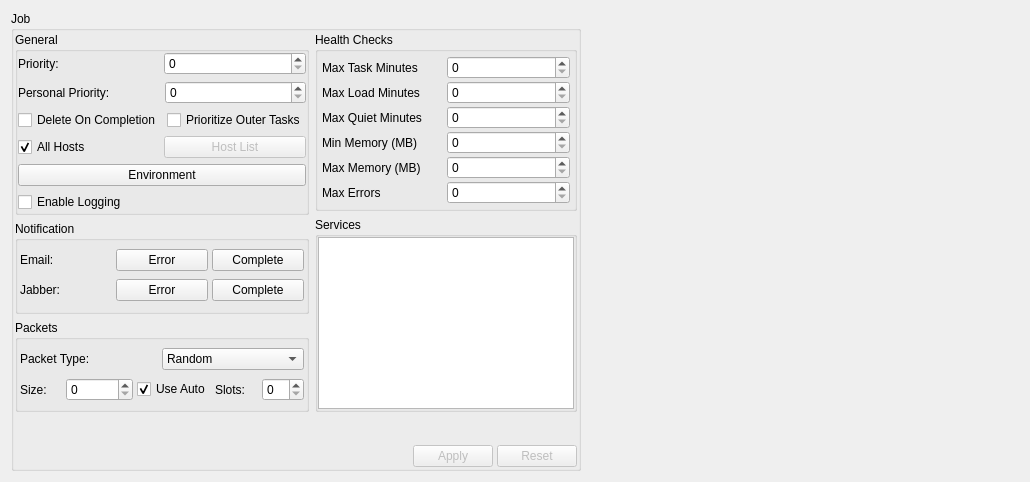
<?xml version="1.0" encoding="UTF-8"?>
<ui version="4.0">
 <class>JobSettingsWidgetUI</class>
 <widget class="QWidget" name="JobSettingsWidgetUI">
  <property name="geometry">
   <rect>
    <x>0</x>
    <y>0</y>
    <width>1030</width>
    <height>482</height>
   </rect>
  </property>
  <property name="windowTitle">
   <string>Form</string>
  </property>
  <layout class="QHBoxLayout" name="horizontalLayout_4">
   <item>
    <widget class="QGroupBox" name="mOptionsGroup">
     <property name="sizePolicy">
      <sizepolicy hsizetype="Maximum" vsizetype="Preferred">
       <horstretch>0</horstretch>
       <verstretch>0</verstretch>
      </sizepolicy>
     </property>
     <property name="title">
      <string>Job</string>
     </property>
     <layout class="QVBoxLayout" name="verticalLayout_4">
      <property name="margin">
       <number>1</number>
      </property>
      <item>
       <layout class="QHBoxLayout" name="horizontalLayout_3">
        <item>
         <layout class="QVBoxLayout" name="verticalLayout_3">
          <item>
           <widget class="QGroupBox" name="groupBox_3">
            <property name="title">
             <string>General</string>
            </property>
            <layout class="QVBoxLayout" name="verticalLayout_2">
             <property name="margin">
              <number>0</number>
             </property>
             <item>
              <layout class="QHBoxLayout">
               <property name="spacing">
                <number>4</number>
               </property>
               <property name="margin">
                <number>0</number>
               </property>
               <item>
                <widget class="QLabel" name="textLabel1">
                 <property name="text">
                  <string>Priority:</string>
                 </property>
                </widget>
               </item>
               <item>
                <widget class="FieldSpinBox" name="mPrioritySpin">
                 <property name="maximum">
                  <number>100</number>
                 </property>
                 <property name="field" stdset="0">
                  <string>priority</string>
                 </property>
                </widget>
               </item>
              </layout>
             </item>
             <item>
              <layout class="QHBoxLayout">
               <item>
                <widget class="QLabel" name="mPersonalPriorityLabel">
                 <property name="text">
                  <string>Personal Priority:</string>
                 </property>
                </widget>
               </item>
               <item>
                <widget class="FieldSpinBox" name="mPersonalPrioritySpin">
                 <property name="field" stdset="0">
                  <string>personalpriority</string>
                 </property>
                </widget>
               </item>
              </layout>
             </item>
             <item>
              <layout class="QHBoxLayout" name="horizontalLayout">
               <item>
                <widget class="FieldCheckBox" name="mDeleteOnCompleteCheck">
                 <property name="text">
                  <string>Delete On Completion</string>
                 </property>
                 <property name="field" stdset="0">
                  <string>deleteoncomplete</string>
                 </property>
                </widget>
               </item>
               <item>
                <widget class="FieldCheckBox" name="mPrioritizeOuterTasksCheck">
                 <property name="text">
                  <string>Prioritize Outer Tasks</string>
                 </property>
                 <property name="tristate">
                  <bool>false</bool>
                 </property>
                 <property name="field" stdset="0">
                  <string>prioritizeOuterTasks</string>
                 </property>
                </widget>
               </item>
              </layout>
             </item>
             <item>
              <layout class="QHBoxLayout">
               <property name="spacing">
                <number>4</number>
               </property>
               <property name="margin">
                <number>0</number>
               </property>
               <item>
                <widget class="QCheckBox" name="mAllHostsCheck">
                 <property name="text">
                  <string>All Hosts</string>
                 </property>
                 <property name="checked">
                  <bool>true</bool>
                 </property>
                </widget>
               </item>
               <item>
                <widget class="QPushButton" name="mHostListButton">
                 <property name="enabled">
                  <bool>false</bool>
                 </property>
                 <property name="text">
                  <string>Host List</string>
                 </property>
                </widget>
               </item>
              </layout>
             </item>
             <item>
              <widget class="QPushButton" name="mEnvironmentButton">
               <property name="text">
                <string>Environment</string>
               </property>
               <property name="iconSize">
                <size>
                 <width>16</width>
                 <height>8</height>
                </size>
               </property>
              </widget>
             </item>
             <item>
              <widget class="FieldCheckBox" name="mLoggingEnabledCheck">
               <property name="text">
                <string>Enable Logging</string>
               </property>
              </widget>
             </item>
            </layout>
           </widget>
          </item>
          <item>
           <widget class="QGroupBox" name="groupBox4">
            <property name="sizePolicy">
             <sizepolicy hsizetype="Preferred" vsizetype="Preferred">
              <horstretch>0</horstretch>
              <verstretch>0</verstretch>
             </sizepolicy>
            </property>
            <property name="title">
             <string>Notification</string>
            </property>
            <layout class="QVBoxLayout">
             <property name="spacing">
              <number>2</number>
             </property>
             <property name="margin">
              <number>2</number>
             </property>
             <item>
              <layout class="QHBoxLayout">
               <property name="spacing">
                <number>4</number>
               </property>
               <property name="margin">
                <number>0</number>
               </property>
               <item>
                <widget class="QLabel" name="textLabel2_2">
                 <property name="text">
                  <string>Email:</string>
                 </property>
                </widget>
               </item>
               <item>
                <widget class="QPushButton" name="mEmailErrorListButton">
                 <property name="text">
                  <string>Error</string>
                 </property>
                </widget>
               </item>
               <item>
                <widget class="QPushButton" name="mEmailCompleteListButton">
                 <property name="text">
                  <string>Complete</string>
                 </property>
                </widget>
               </item>
              </layout>
             </item>
             <item>
              <layout class="QHBoxLayout">
               <property name="spacing">
                <number>4</number>
               </property>
               <property name="margin">
                <number>0</number>
               </property>
               <item>
                <widget class="QLabel" name="textLabel2_2_2">
                 <property name="text">
                  <string>Jabber:</string>
                 </property>
                </widget>
               </item>
               <item>
                <widget class="QPushButton" name="mJabberErrorListButton">
                 <property name="text">
                  <string>Error</string>
                 </property>
                </widget>
               </item>
               <item>
                <widget class="QPushButton" name="mJabberCompleteListButton">
                 <property name="text">
                  <string>Complete</string>
                 </property>
                </widget>
               </item>
              </layout>
             </item>
            </layout>
           </widget>
          </item>
          <item>
           <widget class="QGroupBox" name="mPacketGroup">
            <property name="title">
             <string>Packets</string>
            </property>
            <layout class="QVBoxLayout">
             <property name="spacing">
              <number>2</number>
             </property>
             <property name="margin">
              <number>2</number>
             </property>
             <item>
              <layout class="QHBoxLayout">
               <property name="spacing">
                <number>0</number>
               </property>
               <property name="margin">
                <number>0</number>
               </property>
               <item>
                <widget class="QLabel" name="label_4">
                 <property name="text">
                  <string>Packet Type:</string>
                 </property>
                </widget>
               </item>
               <item>
                <widget class="QComboBox" name="mPacketCombo">
                 <property name="sizePolicy">
                  <sizepolicy hsizetype="Preferred" vsizetype="Fixed">
                   <horstretch>0</horstretch>
                   <verstretch>0</verstretch>
                  </sizepolicy>
                 </property>
                 <item>
                  <property name="text">
                   <string>Random</string>
                  </property>
                 </item>
                 <item>
                  <property name="text">
                   <string>Sequential</string>
                  </property>
                 </item>
                 <item>
                  <property name="text">
                   <string>Continuous</string>
                  </property>
                 </item>
                 <item>
                  <property name="text">
                   <string>Preassigned</string>
                  </property>
                 </item>
                 <item>
                  <property name="text">
                   <string>Iterative</string>
                  </property>
                 </item>
                </widget>
               </item>
              </layout>
             </item>
             <item>
              <layout class="QHBoxLayout">
               <property name="spacing">
                <number>4</number>
               </property>
               <property name="margin">
                <number>0</number>
               </property>
               <item>
                <widget class="QLabel" name="textLabel2">
                 <property name="text">
                  <string>Size:</string>
                 </property>
                </widget>
               </item>
               <item>
                <widget class="FieldSpinBox" name="mPacketSizeSpin">
                 <property name="maximum">
                  <number>100000</number>
                 </property>
                </widget>
               </item>
               <item>
                <widget class="QCheckBox" name="mUseAutoCheck">
                 <property name="text">
                  <string>Use Auto</string>
                 </property>
                 <property name="checked">
                  <bool>true</bool>
                 </property>
                </widget>
               </item>
               <item>
                <widget class="QLabel" name="textLabel_slots">
                 <property name="text">
                  <string>Slots:</string>
                 </property>
                </widget>
               </item>
               <item>
                <widget class="FieldSpinBox" name="mSlotsSpin">
                 <property name="maximum">
                  <number>12</number>
                 </property>
                </widget>
               </item>
              </layout>
             </item>
            </layout>
           </widget>
          </item>
         </layout>
        </item>
        <item>
         <layout class="QVBoxLayout" name="verticalLayout">
          <item>
           <widget class="QGroupBox" name="groupBox">
            <property name="title">
             <string>Health Checks</string>
            </property>
            <layout class="QGridLayout">
             <property name="margin">
              <number>4</number>
             </property>
             <property name="spacing">
              <number>2</number>
             </property>
             <item row="0" column="0">
              <widget class="QLabel" name="label">
               <property name="text">
                <string>Max Task Minutes</string>
               </property>
              </widget>
             </item>
             <item row="1" column="0">
              <widget class="QLabel" name="label_2">
               <property name="text">
                <string>Max Load Minutes</string>
               </property>
              </widget>
             </item>
             <item row="1" column="1">
              <widget class="FieldSpinBox" name="mMaxLoadTimeSpin">
               <property name="maximum">
                <number>999999</number>
               </property>
              </widget>
             </item>
             <item row="2" column="0">
              <widget class="QLabel" name="label_maxquiet">
               <property name="text">
                <string>Max Quiet Minutes</string>
               </property>
              </widget>
             </item>
             <item row="2" column="1">
              <widget class="FieldSpinBox" name="mMaxQuietTimeSpin">
               <property name="maximum">
                <number>999999</number>
               </property>
              </widget>
             </item>
             <item row="0" column="1">
              <widget class="FieldSpinBox" name="mMaxTaskTimeSpin">
               <property name="maximum">
                <number>999999</number>
               </property>
              </widget>
             </item>
             <item row="3" column="1">
              <widget class="FieldSpinBox" name="mMinMemorySpin">
               <property name="maximum">
                <number>999999999</number>
               </property>
              </widget>
             </item>
             <item row="3" column="0">
              <widget class="QLabel" name="label_minMem">
               <property name="text">
                <string>Min Memory (MB)</string>
               </property>
              </widget>
             </item>
             <item row="4" column="1">
              <widget class="FieldSpinBox" name="mMaxMemorySpin">
               <property name="maximum">
                <number>999999999</number>
               </property>
              </widget>
             </item>
             <item row="4" column="0">
              <widget class="QLabel" name="label_3">
               <property name="text">
                <string>Max Memory (MB)</string>
               </property>
              </widget>
             </item>
             <item row="5" column="1">
              <widget class="FieldSpinBox" name="mMaxErrorsSpin">
               <property name="maximum">
                <number>999999999</number>
               </property>
               <property name="field" stdset="0">
                <string>maxerrors</string>
               </property>
              </widget>
             </item>
             <item row="5" column="0">
              <widget class="QLabel" name="label_maxerrors">
               <property name="text">
                <string>Max Errors</string>
               </property>
              </widget>
             </item>
            </layout>
           </widget>
          </item>
          <item>
           <widget class="QGroupBox" name="groupBox_2">
            <property name="title">
             <string>Services</string>
            </property>
            <layout class="QHBoxLayout" name="horizontalLayout_2">
             <property name="margin">
              <number>0</number>
             </property>
             <item>
              <widget class="ServiceCheckTree" name="mServiceTree"/>
             </item>
            </layout>
           </widget>
          </item>
         </layout>
        </item>
       </layout>
      </item>
      <item>
       <spacer>
        <property name="orientation">
         <enum>Qt::Vertical</enum>
        </property>
        <property name="sizeType">
         <enum>QSizePolicy::Expanding</enum>
        </property>
        <property name="sizeHint" stdset="0">
         <size>
          <width>20</width>
          <height>47</height>
         </size>
        </property>
       </spacer>
      </item>
      <item>
       <layout class="QHBoxLayout">
        <property name="spacing">
         <number>4</number>
        </property>
        <property name="margin">
         <number>0</number>
        </property>
        <item>
         <spacer>
          <property name="orientation">
           <enum>Qt::Horizontal</enum>
          </property>
          <property name="sizeType">
           <enum>QSizePolicy::MinimumExpanding</enum>
          </property>
          <property name="sizeHint" stdset="0">
           <size>
            <width>31</width>
            <height>20</height>
           </size>
          </property>
         </spacer>
        </item>
        <item>
         <widget class="QPushButton" name="mApplyInstantSettings">
          <property name="enabled">
           <bool>false</bool>
          </property>
          <property name="text">
           <string>Apply</string>
          </property>
         </widget>
        </item>
        <item>
         <widget class="QPushButton" name="mResetInstantSettings">
          <property name="enabled">
           <bool>false</bool>
          </property>
          <property name="text">
           <string>Reset</string>
          </property>
         </widget>
        </item>
       </layout>
      </item>
     </layout>
    </widget>
   </item>
   <item>
    <widget class="QStackedWidget" name="mCustomJobSettingsStack">
     <property name="lineWidth">
      <number>0</number>
     </property>
     <property name="currentIndex">
      <number>0</number>
     </property>
     <widget class="QWidget" name="mEmptyPage"/>
    </widget>
   </item>
  </layout>
 </widget>
 <customwidgets>
  <customwidget>
   <class>FieldSpinBox</class>
   <extends>QSpinBox</extends>
   <header>fieldspinbox.h</header>
  </customwidget>
  <customwidget>
   <class>FieldCheckBox</class>
   <extends>QCheckBox</extends>
   <header>fieldcheckbox.h</header>
  </customwidget>
  <customwidget>
   <class>ServiceCheckTree</class>
   <extends>QTreeView</extends>
   <header>servicechecktree.h</header>
  </customwidget>
 </customwidgets>
 <resources/>
 <connections/>
</ui>
